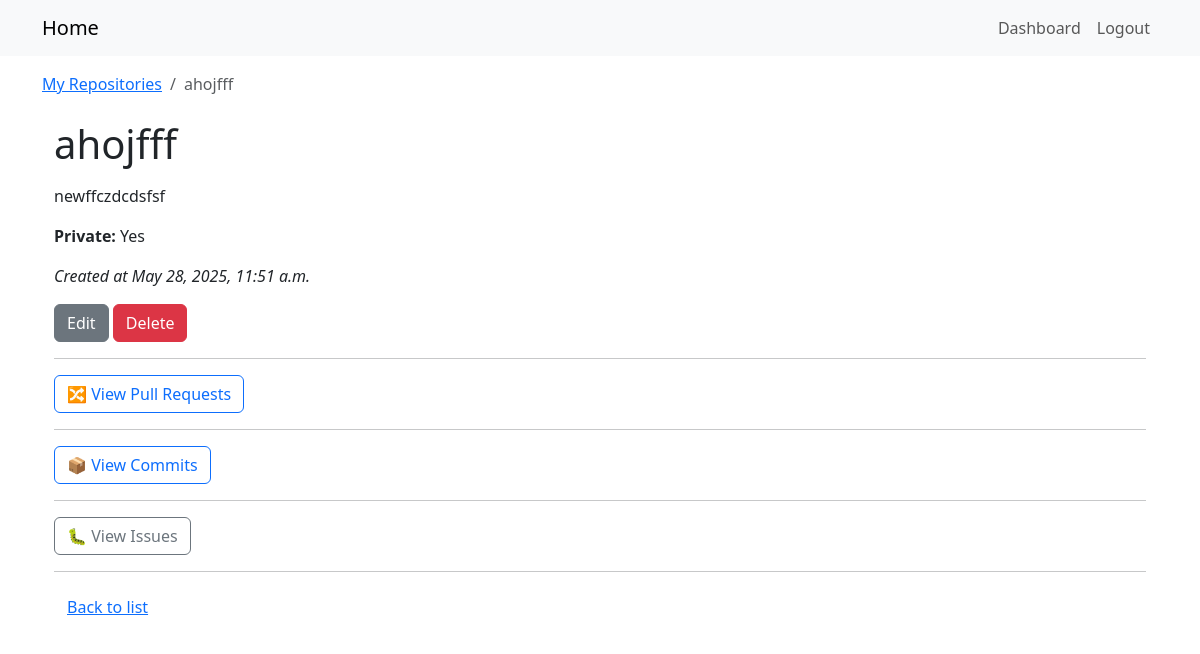
/repos/2/ (signed in), run on the app's committed database.
### repos_app/models.py (models this page shows, shortened)
class Repository(models.Model):
    owner = models.ForeignKey(User, on_delete=models.CASCADE, related_name='repositories')
    name = models.CharField(max_length=120)
    description = models.TextField(blank=True)
    is_private = models.BooleanField(default=False)
    created_at = models.DateTimeField(auto_now_add=True)
    class Meta:
        unique_together = ('owner', 'name')

### repos_app/views.py (the view)
@login_required
def repo_detail(request, pk):
    repo = get_object_or_404(Repository, pk=pk, owner=request.user)
    return render(request, 'repos_app/repo_detail.html', {'repo': repo})

### templates/repos_app/repo_detail.html
{% extends "base.html" %}
{% block breadcrumbs %}
<nav aria-label="breadcrumb">
  <ol class="breadcrumb mb-0">
    <li class="breadcrumb-item">
      <a href="{% url 'repos_app:repo_list' %}">My Repositories</a>
    </li>
    <li class="breadcrumb-item active" aria-current="page">{{ repo.name }}</li>
  </ol>
</nav>
{% endblock %}
{% block content %}
<div class="container mt-4">
  <h1>{{ repo.name }}</h1>
  <p>{{ repo.description|linebreaks }}</p>
  <p>
    <strong>Private:</strong>
    {{ repo.is_private|yesno:"Yes,No" }}
  </p>
  <p><em>Created at {{ repo.created_at }}</em></p>
  <a class="btn btn-secondary" href="{% url 'repos_app:repo_update' repo.pk %}">Edit</a>
  <a class="btn btn-danger" href="{% url 'repos_app:repo_delete' repo.pk %}">Delete</a>
  <hr>
  <a class="btn btn-outline-primary"
     href="{% url 'repos_app:pr_list' repo_pk=repo.pk %}">
    🔀 View Pull Requests
  </a>
  <hr>
  <a class="btn btn-outline-primary" href="{% url 'repos_app:commit_list' repo.pk %}">
    📦 View Commits
  </a>
  <hr>
  <a class="btn btn-outline-secondary"   href="{% url 'repos_app:issue_list' repo.pk %}">
    🐛 View Issues
  </a>
  <hr>
  <a class="btn btn-link" href="{% url 'repos_app:repo_list' %}">Back to list</a>
</div>
{% endblock %}

### data on the page
Repository: name "ahojfff", description "newffczdcdsfsf", is_private "Yes", created_at "May 28, 2025, 11:51 a.m."
